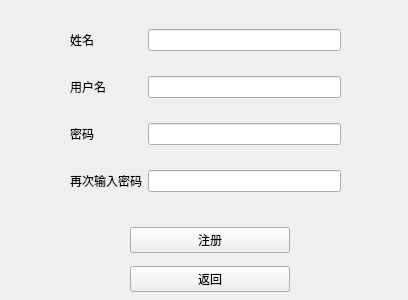
<?xml version="1.0" encoding="UTF-8"?>
<ui version="4.0">
 <class>signin</class>
 <widget class="QWidget" name="signin">
  <property name="geometry">
   <rect>
    <x>0</x>
    <y>0</y>
    <width>408</width>
    <height>300</height>
   </rect>
  </property>
  <property name="windowTitle">
   <string>Form</string>
  </property>
  <widget class="QWidget" name="gridLayoutWidget">
   <property name="geometry">
    <rect>
     <x>70</x>
     <y>10</y>
     <width>271</width>
     <height>201</height>
    </rect>
   </property>
   <layout class="QGridLayout" name="gridLayout">
    <item row="3" column="0">
     <widget class="QLabel" name="label_2">
      <property name="text">
       <string>用户名</string>
      </property>
     </widget>
    </item>
    <item row="5" column="0">
     <widget class="QLabel" name="label_3">
      <property name="text">
       <string>再次输入密码</string>
      </property>
     </widget>
    </item>
    <item row="4" column="0">
     <widget class="QLabel" name="label">
      <property name="text">
       <string>密码</string>
      </property>
     </widget>
    </item>
    <item row="2" column="1">
     <widget class="QLineEdit" name="lineEdit"/>
    </item>
    <item row="3" column="1">
     <widget class="QLineEdit" name="lineEdit_2"/>
    </item>
    <item row="4" column="1">
     <widget class="QLineEdit" name="lineEdit_3"/>
    </item>
    <item row="5" column="1">
     <widget class="QLineEdit" name="lineEdit_4"/>
    </item>
    <item row="2" column="0">
     <widget class="QLabel" name="label_4">
      <property name="text">
       <string>姓名</string>
      </property>
     </widget>
    </item>
   </layout>
  </widget>
  <widget class="QWidget" name="verticalLayoutWidget">
   <property name="geometry">
    <rect>
     <x>130</x>
     <y>220</y>
     <width>160</width>
     <height>80</height>
    </rect>
   </property>
   <layout class="QVBoxLayout" name="verticalLayout">
    <item>
     <widget class="QPushButton" name="signin2">
      <property name="text">
       <string>注册</string>
      </property>
     </widget>
    </item>
    <item>
     <widget class="QPushButton" name="back">
      <property name="text">
       <string>返回</string>
      </property>
     </widget>
    </item>
   </layout>
  </widget>
 </widget>
 <resources/>
 <connections/>
</ui>
